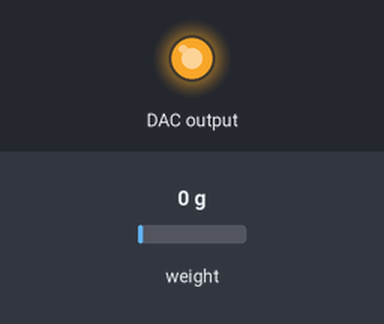
The sketch below on a simulated Arduino Leonardo, built with avr-gcc and run on an emulated ATmega32U4. Parts: output pins drawn as LEDs (lit = HIGH). Wiring (inferred from the names in the program): MCP4725 DAC at I2C address 0x60. The test bench sets the inputs (shaded band); at power-on: weight on the scale 0 g.

Above: at 2.2 s.
2.3 s: weight on the scale set to 1250 g
At 3.5 s:
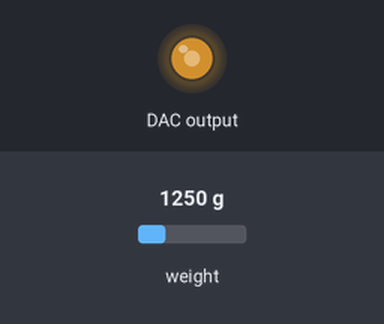
3.8 s: weight on the scale set to 2500 g
At 5.1 s:
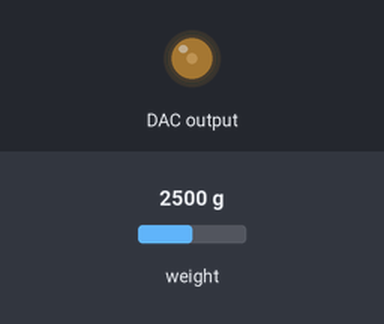
Timing chart, 0 to 6.8 s (numbered marks = the images above; inputs shaded):
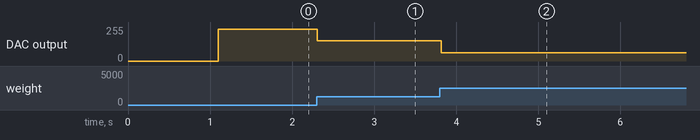

Measured:
- after the input at 2.3 s, DAC output: 240/255 → 151/255 at once
- after the input at 3.8 s, DAC output: 151/255 → 62/255 at once

The sketch:

SimPedal_ver3_dac-3.3v_board.ino
```cpp
// Code for 3.3v Micro Pro Board with 1x load cell, 1x HX711 module and 1x MCP4725 DAC

#include <HX711.h>    // HX711-0.7.3.zip
#include <Wire.h>     //Include the Wire library to talk I2C
//#include <avr/power.h> // Was needed for the 5v board and div2, now using 3.3v board

//This is the I2C Address of the MCP4725, by default (A0 pulled to GND).
//Please note that this breakout is for the MCP4725A0.
#define MCP4725_ADDR 0x60
//For devices with A0 pulled HIGH, use 0x61
// MCP4725 is 12bit inout and output at default 100Kbps (also available 400Kbps mode)

// How many samples to take at initialization of the library to zero
// out the offset of the load cell.
const int BRAKE_PEDAL_LOAD_CELL_TARE_REPS =  10;

// Arbitary scaling 1100. Single Load Cell.
// Testing with set at 1100, pressing hard -  max brake_value is a value around 400 to 800
const int BRAKE_PEDAL_LOAD_CELL_SCALING =  1100;

// LOCAL VARIABLES

// HX711 circuit wiring
const int LOADCELL_DOUT_PIN = 1;
const int LOADCELL_SCK_PIN = 0;

const float brakemax = -500; //comfortably pressing hard on load cell, with single cell, inverted is -400. To Stiffen brake go down to -800
const float arduino_vcc = 3.3; //G29 3.3v
const float G29BrakeFull_v = 1.9;
const float G29BrakeOff_v = 3.1;
const float dac_BrakeFullPerc = G29BrakeFull_v / arduino_vcc;
const float dac_BrakeOffPerc = G29BrakeOff_v / arduino_vcc;

const int dac_BrakeFull = 4096 * dac_BrakeFullPerc;  // Lower Voltage
const int dac_BrakeOff = 4096 * dac_BrakeOffPerc;    // Higher voltage
const int dac_Range = dac_BrakeOff - dac_BrakeFull;

const float dac_step = arduino_vcc / 4096;

HX711 brake_pedal;

unsigned int dacValue;
byte buffer[3];

void setup()

{
  // Div 2 was needed for 5v board , now using 3.3v board
  //Div_2 - 16MHz /2 = 8Mhz
  //clock_prescale_set(clock_div_2);

  // Zero the pedal offset. This is is to compensate for the own weight
  // of the pedal. It is important not to apply any force to the pedal
  // While this is happening
  brake_pedal.begin(LOADCELL_DOUT_PIN, LOADCELL_SCK_PIN);
  brake_pedal.tare(BRAKE_PEDAL_LOAD_CELL_TARE_REPS);

  Wire.begin();                       // Begins the I2C communication
  //TWBR = 12;                        // Seems OK at 100kbps, otherwise MCP4725 can run at 400KHz using TWBR=12
}

void loop()

{
  int32_t brake_value ;
  float brakePercOn;

  buffer[0] = 0b01000000;            //Sets the buffer0 with control byte (010-Sets in Write mode)

  // Turn off Tx & RX LEDS
  TXLED0;
  RXLED0;

  brake_value = brake_pedal.get_value(1);

  brake_value /= BRAKE_PEDAL_LOAD_CELL_SCALING;
  brake_value *= -1; // invert so off pedal is a higher value (0) than full pedal

  if(brake_value > 0){
    brake_value = 0;
  }

  //Serial.println (brake_value);

  brakePercOn = brake_value/brakemax; // determine applied brake pedal percentage
  //Serial.println (brakePercOn);

  dacValue = dac_BrakeOff - (dac_Range *  brakePercOn);

  // Check not supplying over voltage
  if (dacValue * dac_step > G29BrakeOff_v) {
    dacValue = G29BrakeOff_v;
  }

  buffer[1] = dacValue >> 4;              //Puts the most significant bit values
  buffer[2] = dacValue << 4;              //Puts the Least significant bit values

  Wire.beginTransmission(MCP4725_ADDR);
  Wire.write(buffer[0]);            //Sends the control byte to I2C
  Wire.write(buffer[1]);            //Sends the MSB to I2C
  Wire.write(buffer[2]);            //Sends the LSB to I2C
  Wire.endTransmission();

  //Serial.println(dacValue);

}
```
